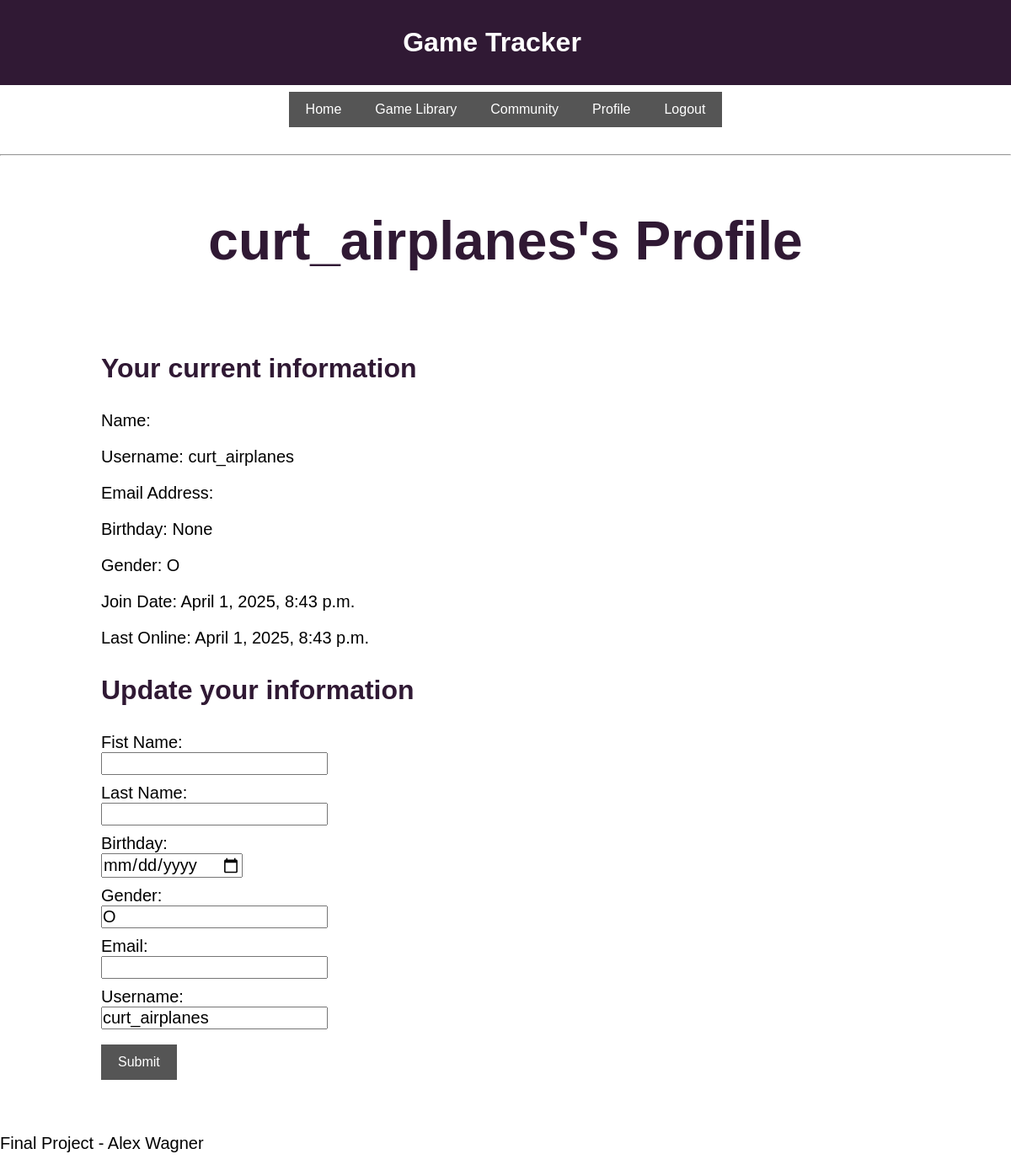
/profile/alexw145/ (signed in), run on the app's committed database.
### game_tracker/models.py (models this page shows, shortened)
class Profile(models.Model):
    user = models.OneToOneField(User, on_delete=models.CASCADE)
    birthday = models.DateField(null=True, blank=True)
    gender = models.CharField(max_length=15, choices=[('M', 'Male'), ('F', 'Female'), ('O', 'Other')], blank=True, default='O')

### game_tracker/views.py (the view, shortened to what this page needs)
# urls.py: path("profile/<str:str>/", views.ProfileDetail.as_view(), name="profile-detail"),
class ProfileDetail(DetailView):
    model = Profile
    template_name = "game_tracker/gametrackerprofile.html"
    def get_object(self):
        if Profile.objects.filter(user=self.request.user):
            return self.model.objects.get(user=self.request.user)
        else: # if there is no profile connected to the user, a profile is created based from the user.
            Profile.objects.create(user=self.request.user)
            return self.model.objects.get(user=self.request.user)

### game_tracker/context_processors.py (called while the page is built)
def get_user_object(request):
    if request.user.is_authenticated:
        return {'user_object': request.user}
    return {}

### game_tracker/templates/game_tracker/gametrackerprofile.html (shortened to what this page needs)
{% extends "game_tracker/base.html" %}
{% block content %}
<h1>
    {{ profile.user.username }}'s Profile
</h1>
<section class="user-profile-info">
    <h2>Your current information</h2>
    <p id="current_name">Name: {{ profile.user.first_name }} {{ profile.user.last_name }}</p>
    <p id="current_usrn">Username: {{ profile.user.username }}</p>
    <p id="current_email">Email Address: {{ profile.user.email }}</p>
    <p id="current_bday">Birthday: {{ profile.birthday }}</p>
    <p id="current_gender">Gender: {{ profile.gender }}</p>
    <p>Join Date: {{ profile.user.date_joined }}</p>
    <p>Last Online: {{ profile.user.date_joined }}</p>
</section>
<section class="user-update-profile-info">
    <h2>Update your information</h2>
    <form method="post">
        <label for="f_name">Fist Name: </label><br>
        <input type="text" id="f_name" name="f_name" value="{{ profile.user.first_name }}" required><br>
        <label for="l_name">Last Name: </label><br>
        <input type="text" id="l_name" name="l_name" value="{{ profile.user.last_name }}" required><br>
        <label for="bday">Birthday: </label><br>
        <input type="date" id="bday" name="bday" value="{% if profile.birthday %}{{ profile.birthday|date:'Y-m-d' }}{% endif %}" required><br>
        <label for="gender">Gender: </label><br>
        <input type="text" id="gender" name="gender" value="{{ profile.gender }}" required><br>
        <label for="email">Email: </label><br>
        <input type="text" id="email" name="email" value="{{ profile.user.email }}" required><br>
        <label for="usrn">Username: </label><br>
        <input type="text" id="usrn" name="usrn" value="{{ profile.user.username }}" required><br>
        <button type="button" id="profile-upd-submit-btn" >Submit</button>
    </form>
</section>
{% endblock %}

### game_tracker/static/game_tracker/style.css (style rules this page uses)
* { margin: 0; padding: 0; font-family: "Trebuchet MS", sans-serif; }
h1 { display: flex; justify-content: center; color: #301934; padding:1em 0em 1em 0em; font-size: 4em; }
h2 { margin: 1em 1em 1em 0em; color: #301934; font-size: 2em; }
p { font-size: 1.25em; margin: 1em 0em 1em 0em; max-width: 750px; }
button { margin: .5em 0em 2em 0em; padding: .75em 1.25em .75em 1.25em; font-size: 1em; background-color: #555555; border: none; color: #ffffff; }
label { font-size: 1.25em; margin: 1em 0em 0em 0em; }
input { font-size: 1.25em; margin: 0em 0em .5em 0em; }
.user-profile-info { margin: 1em 1em 1em 7.5em; }
.user-update-profile-info { margin: 1em 1em 1em 7.5em; }

### data on the page
Profile: user.username "curt_airplanes", birthday "None", gender "O", user.date_joined "April 1, 2025, 8:43 p.m.", usrn "curt_airplanes"
